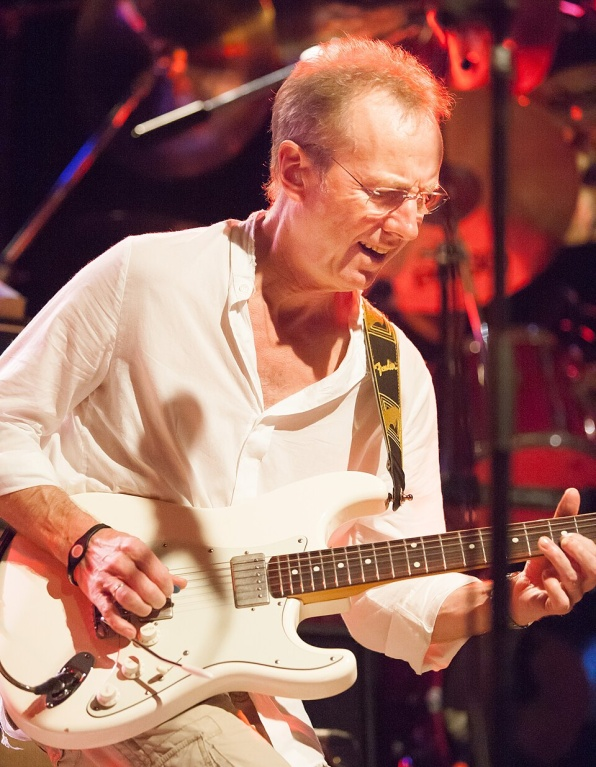
#> input picture backend/data/eval/clean/colosseum.jpg, 596 x 767 px
$ python degrade.py ../../data/eval/clean/colosseum.jpg out.png
#> lines starting #> are read from the running program, lines starting #| are printed output that depends on the picture; after the words box and inside, x2 and y2 are one past the last pixel; in counts of white or black regions, pixels touching at a corner belong together
#> in synthesize_degradation, img is the input picture: shape (767, 596, 3); mean B, G, R 97.7, 106.1, 152.1
import cv2
import numpy as np
import random
import os

def apply_sepia(image):
    """Applies a sepia tone to the image."""
    image = np.array(image, dtype=np.float64)
    sepia_filter = np.array([
        [0.272, 0.534, 0.131],
        [0.349, 0.686, 0.168],
        [0.393, 0.769, 0.189]
    ])
    sepia_image = cv2.transform(image, sepia_filter)
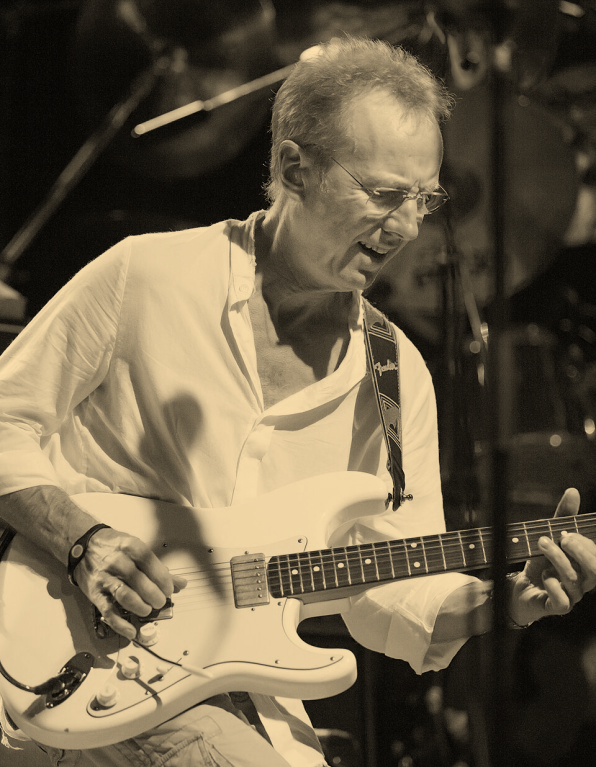
#> sepia_image: shape (767, 596, 3) float64; mean B, G, R 103.2, 132.4, 148.7; drawn with min black and max white
    sepia_image = np.clip(sepia_image, 0, 255)
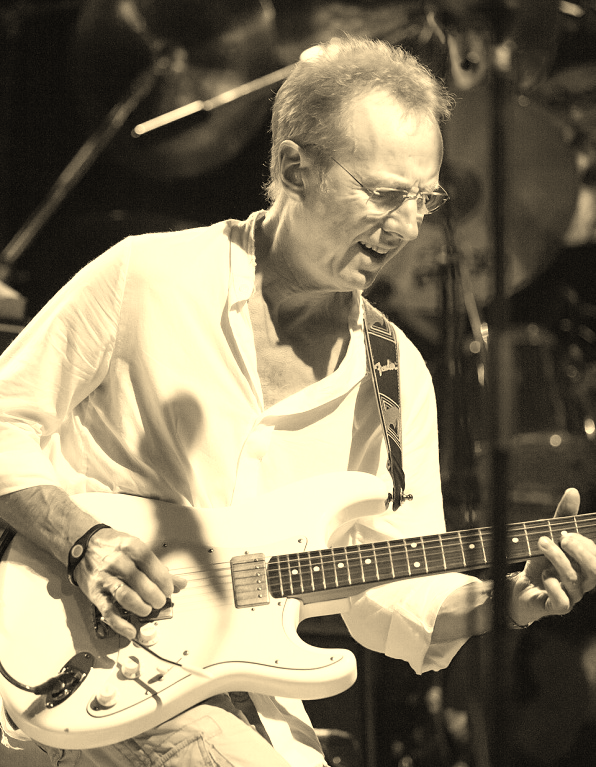
#> sepia_image: shape (767, 596, 3) float64; mean B, G, R 103.2, 128, 136.7
    return sepia_image.astype(np.uint8)

def add_noise(image, severity=0.05):
    """Adds salt and pepper noise to the image."""
#> called with severity = 0.0214
    row, col, ch = image.shape
#> row = 767; col = 596; ch = 3
    s_vs_p = 0.5
    amount = severity
    out = np.copy(image)

    # Salt mode
    num_salt = np.ceil(amount * image.size * s_vs_p)
#> num_salt = 14653
    coords = [np.random.randint(0, i - 1, int(num_salt)) for i in image.shape]
    out[tuple(coords)] = 255

    # Pepper mode
    num_pepper = np.ceil(amount * image.size * (1. - s_vs_p))
#> num_pepper = 14653
    coords = [np.random.randint(0, i - 1, int(num_pepper)) for i in image.shape]
    out[tuple(coords)] = 0
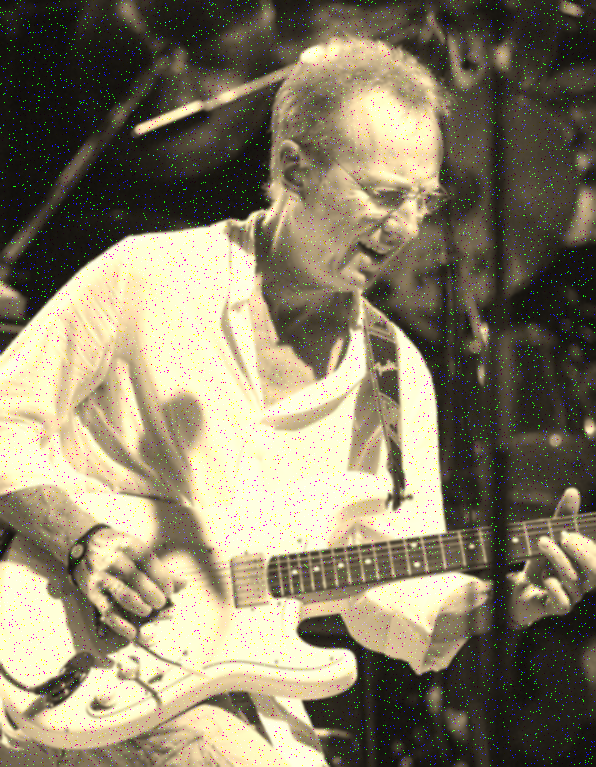
#> out: shape (767, 596, 3); mean B, G, R 103.4, 127.5, 136.3
    return out

def add_blur(image, ksize=5):
    """Applies Gaussian blur to the image."""
    return cv2.GaussianBlur(image, (ksize, ksize), 0)

def add_scratches(image, num_scratches=15, max_length=120, max_thickness=3):
    """Adds random white/light gray scratches and generates the binary scratch mask."""
#> called with num_scratches = 23, max_length = 120, max_thickness = 3
    out = np.copy(image)
    h, w = image.shape[:2]
#> h = 767; w = 596
    mask = np.zeros((h, w), dtype=np.uint8)

    for _ in range(num_scratches):
        x1, y1 = random.randint(0, w), random.randint(0, h)
        angle = random.uniform(0, 2 * np.pi)
        length = random.randint(15, max_length)
        x2 = int(x1 + length * np.cos(angle))
        y2 = int(y1 + length * np.sin(angle))
        thickness = random.randint(1, max_thickness)
        color = random.randint(210, 255)

        cv2.line(out, (x1, y1), (x2, y2), (color, color, color), thickness)
        cv2.line(mask, (x1, y1), (x2, y2), 255, thickness + 2)
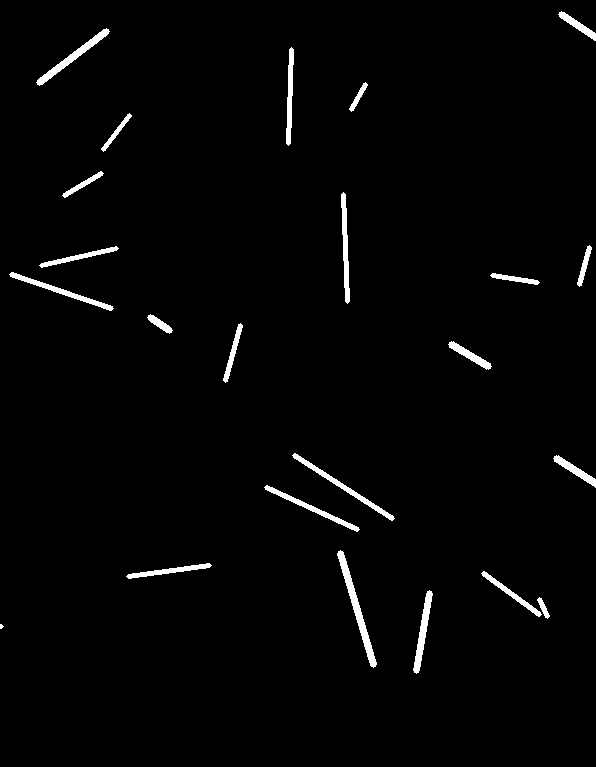
#> mask: shape (767, 596); 1.9% white; 23 white regions (1 under 20 px), largest, box (x1, y1, x2, y2) and area: (337, 550, 377, 668) 844, (36, 28, 110, 86) 620, (292, 453, 395, 521) 610
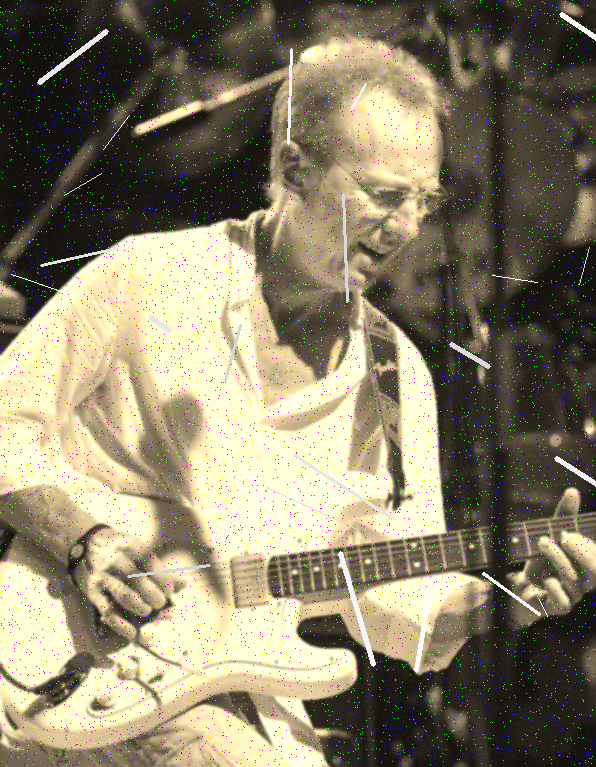
#> out: shape (767, 596, 3); 1.01% of pixels changed, all inside (x1, y1, x2, y2) = (0, 12, 596, 673)

    return out, mask

def synthesize_degradation(image_path: str, output_path: str, mask_output_path: str | None = None) -> np.ndarray:
    """Applies a full degradation pipeline (sepia, blur, noise, scratches) and saves output."""
    img = cv2.imread(image_path)
    if img is None:
        raise ValueError(f"Could not read image: {image_path}")

    # 1. Sepia/Desaturation
    img = apply_sepia(img)

    # 2. Add Blur
    img = add_blur(img, ksize=random.choice([3, 5, 7]))

    # 3. Add Noise
    img = add_noise(img, severity=random.uniform(0.01, 0.025))

    # 4. Add Scratches and generate mask
    img, scratch_mask = add_scratches(img, num_scratches=random.randint(10, 25))

    cv2.imwrite(output_path, img)
    if mask_output_path:
        cv2.imwrite(mask_output_path, scratch_mask)

    return img

if __name__ == "__main__":
    import argparse
    parser = argparse.ArgumentParser(description="Synthetically degrade an image.")
    parser.add_argument("input", help="Path to input image")
    parser.add_argument("output", help="Path to output degraded image")
    parser.add_argument("--mask", default=None, help="Optional path to output scratch mask")
    args = parser.parse_args()

    synthesize_degradation(args.input, args.output, args.mask)
    print(f"Degraded image saved to {args.output}")
